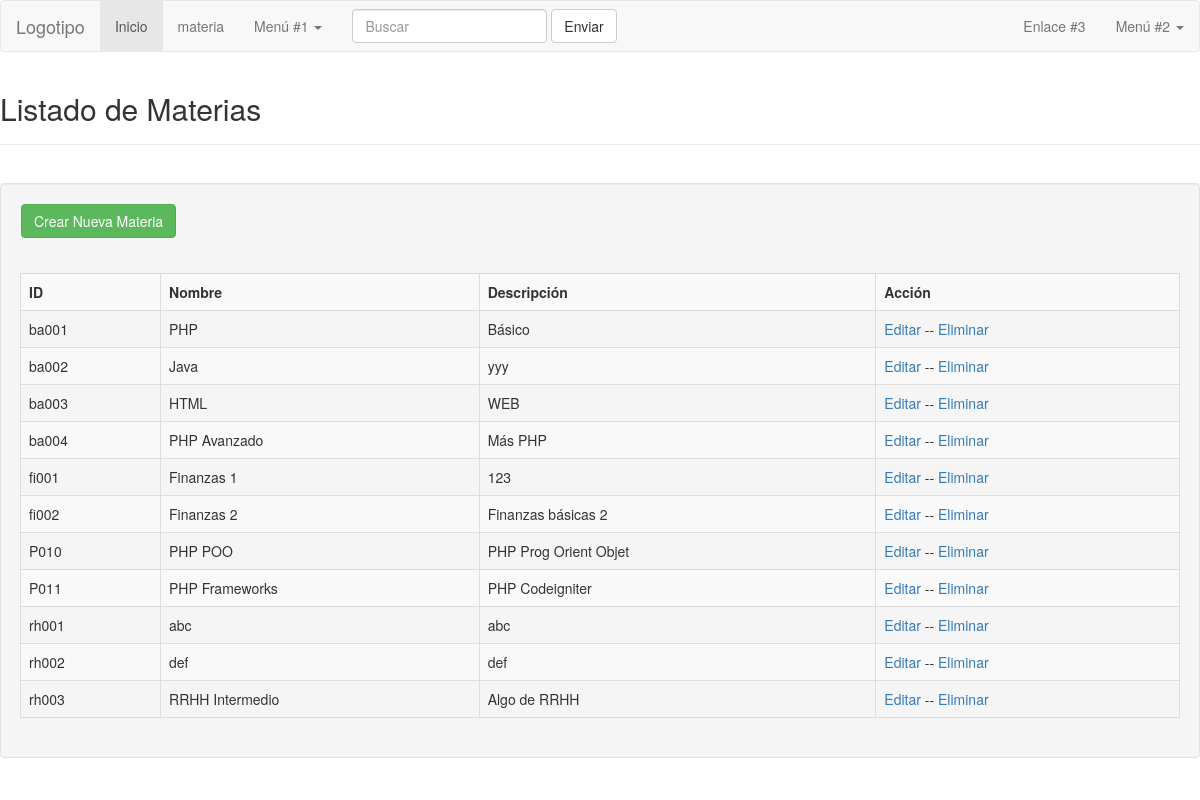
The page /materia_lista.php on the database its author committed.
### tables this page shows
CREATE TABLE `materia` (
  `idmateria` varchar(5) NOT NULL,
  `nombre` varchar(20) NOT NULL,
  `descripcion` varchar(100) NOT NULL,
  PRIMARY KEY (`idmateria`),
  UNIQUE KEY `idmateria_UNIQUE` (`idmateria`)
);

### Materia.php (called while the page is built, shortened)
<?php
class Materia {
    public function lista() {
        $conecta = ConexionMySQL::open();
        try {
            $consulta_materia = "SELECT * FROM materia";
            $lista_materias = $conecta->query($consulta_materia);
            while ($fila_materias = $lista_materias->fetch_array(MYSQLI_ASSOC)) {
                $this->materias[] = $fila_materias;
            }
        } catch (Exception $exc) {
            echo $exc->getTraceAsString();
        }
        return $this->materias;
    }
}

### materia_lista.php (the view, shortened to what this page needs)
<?php
require_once './Materia.php';
$encabezado = "Listado de Materias";
$mater = new Materia();
$materias = $mater->lista();
?>
<!DOCTYPE html>
<html>
    <head>
        <link rel="stylesheet" href="css/bootstrap.min.css">
    </head>
    <body>
        <?php include_once './menu.php'; ?>
        <?php include_once './encabezado.php'; ?>
        <div class="container-fluid">
            <div class="row">
                <div class="span3 well-sm"></div>
                <div class="span3 well">
                    <div class="navbar navbar-inner block-header">
                        <a href="materia_crear.php" class="btn btn-success">Crear Nueva Materia</a>
                    </div>
                    <div class="block-content collapse in">
                        <table class="table table-striped table-bordered">
                            <tr>
                                <th>ID</th>
                                <th>Nombre</th>
                                <th>Descripción</th>
                                <th>Acción</th>
                            </tr>
                            <?php
                            foreach ($materias as $mat) {
                                $id = $mat['idmateria'];
                                echo"
                        <tr>
                        <td>" . $mat['idmateria'] . "</td>
                        <td>" . $mat['nombre'] . "</td>
                        <td>" . $mat['descripcion'] . "</td>
                        <td>" . '<a href="materia_editar.php?idmateria=' . $id . '">Editar</a> -- <a href="materia_procesar.php?idmateria=' . $id . '">Eliminar</a>' . "</td>
                        </tr>";
                            }
                            ?>
                        </table>
                    </div>
                </div>
            </div>
        </div>
    </body>
</html>

### menu.php (shortened to what this page needs)
<nav class="navbar navbar-default" role="navigation">
  <div class="navbar-header">
    <a class="navbar-brand" href="#">Logotipo</a>
  </div>
  <div class="collapse navbar-collapse navbar-ex1-collapse">
    <ul class="nav navbar-nav">
      <li class="active"><a href="index.php">Inicio</a></li>
      <li><a href="materia_lista.php">materia</a></li>
      <li class="dropdown">
        <a href="#" class="dropdown-toggle" data-toggle="dropdown">
          Menú #1 <b class="caret"></b>
        </a>
      </li>
    </ul>
    <form class="navbar-form navbar-left" role="search">
      <div class="form-group">
        <input type="text" class="form-control" placeholder="Buscar">
      </div>
      <button type="submit" class="btn btn-default">Enviar</button>
    </form>
    <ul class="nav navbar-nav navbar-right">
      <li><a href="#">Enlace #3</a></li>
      <li class="dropdown">
        <a href="#" class="dropdown-toggle" data-toggle="dropdown">
          Menú #2 <b class="caret"></b>
        </a>
      </li>
    </ul>
  </div>
</nav>

### encabezado.php
<div class="page-header">
    <h2>
        <?php echo $encabezado; ?>
    </h2>
</div>

### rows shown on the page
materia: idmateria "ba001", nombre "PHP", descripcion "Básico"
materia: idmateria "ba002", nombre "Java", descripcion "yyy"
materia: idmateria "ba003", nombre "HTML", descripcion "WEB"
materia: idmateria "ba004", nombre "PHP Avanzado", descripcion "Más PHP"
materia: idmateria "fi001", nombre "Finanzas 1", descripcion "123"
materia: idmateria "fi002", nombre "Finanzas 2", descripcion "Finanzas básicas 2"
materia: idmateria "P010", nombre "PHP POO", descripcion "PHP Prog Orient Objet"
materia: idmateria "P011", nombre "PHP Frameworks", descripcion "PHP Codeigniter"
materia: idmateria "rh001", nombre "abc", descripcion "abc"
materia: idmateria "rh002", nombre "def", descripcion "def"
materia: idmateria "rh003", nombre "RRHH Intermedio", descripcion "Algo de RRHH"

### other values the page prints
$encabezado "Listado de Materias"
